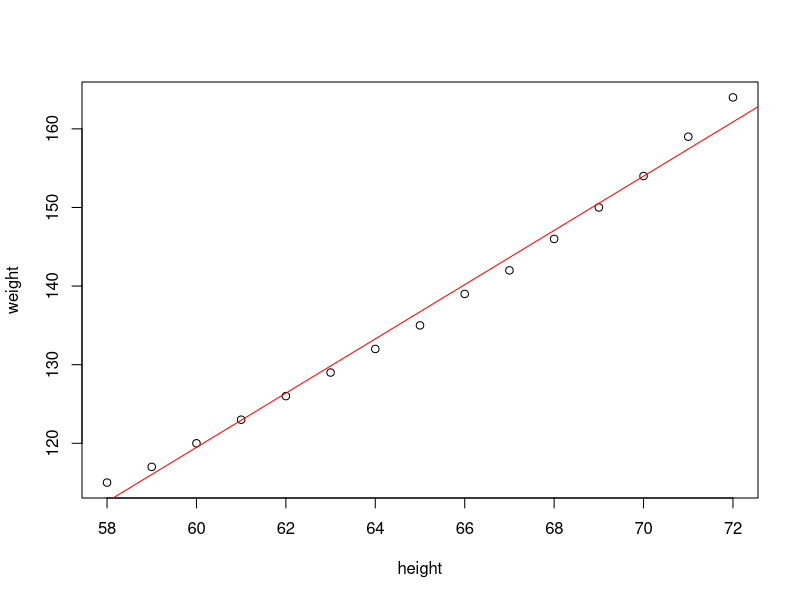
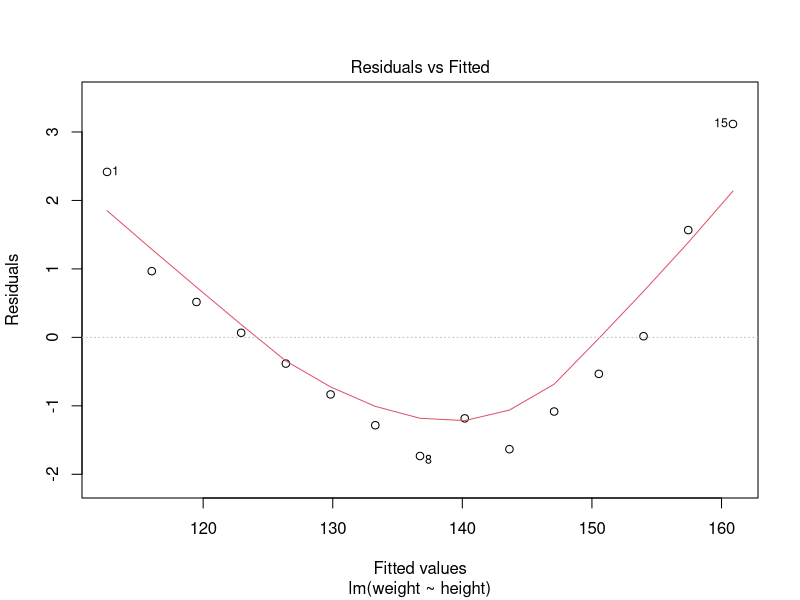
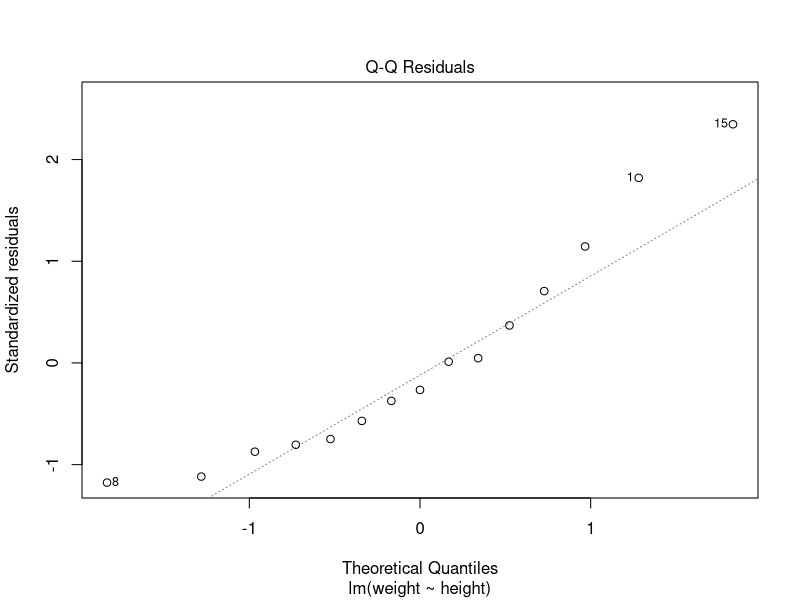
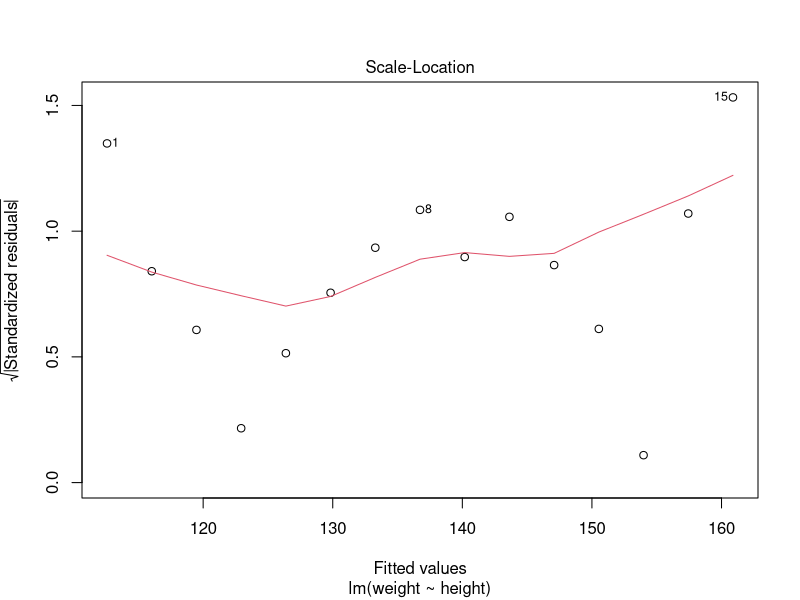
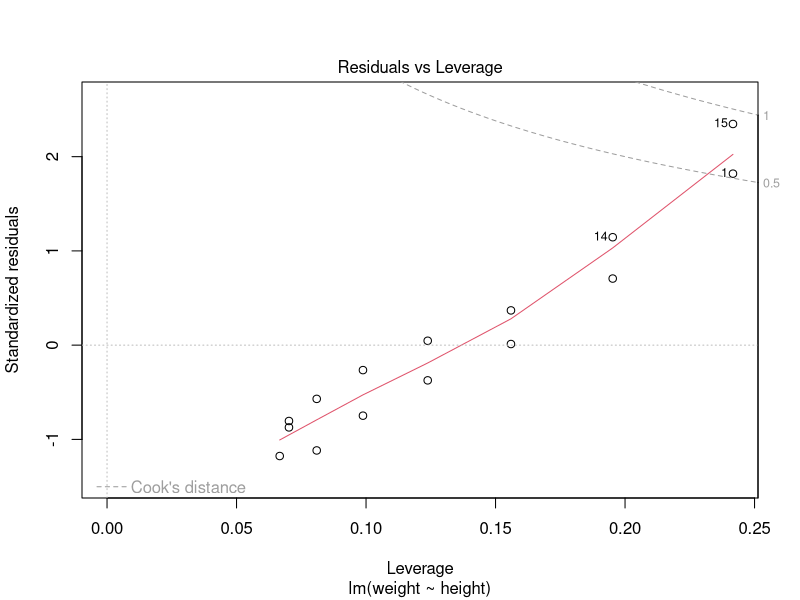
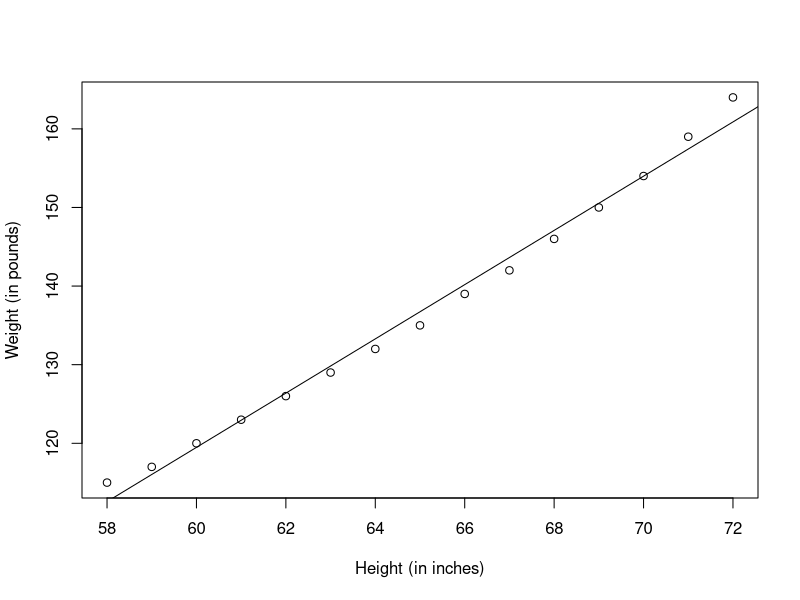
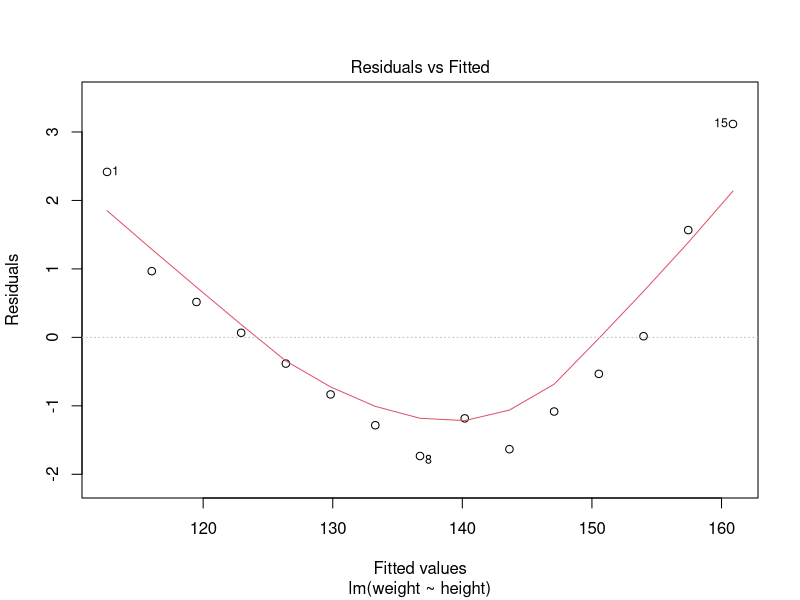
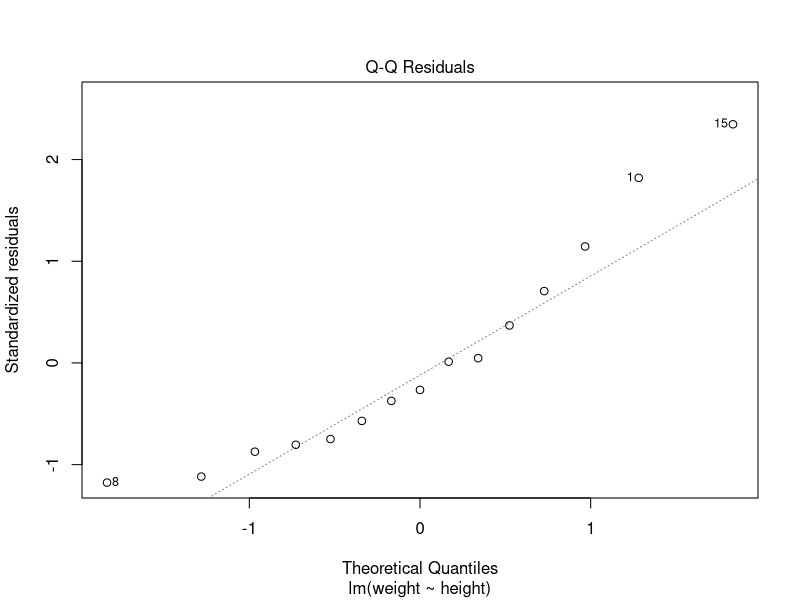

These figures' R source, in order: (Note: this script raises an error after producing the figures.)
# Modeling on women data set
data(women)
cor(women)
plot(women)  #par(mfrow=c(1,1))
abline(lm(weight ~ height, data=women),col='red' )
fit <- lm(weight ~ height, data=women)
plot(fit)
summary(fit)
women$weight

coefficients(fit)
fit$effects
cor(fitted(fit), women$weight)
fitted(fit)
residuals(fit)
plot(women$height,women$weight,xlab="Height (in inches)",
     ylab="Weight (in pounds)")
abline(fit)
# Weight = -87 + 3.455 x Height
#(mfrow=c(2,2))
plot(fit)
residualPlots(fit)

plot(y=residuals(fit),x= fitted(fit))

cbind(y=sqrt(scale(residuals(fit)^2)), x=fitted(fit))
residuals(fit)

x1 = residuals(fit)
y1=(x1 - min(x1)) / diff(range(x1))
plot(y=sqrt(y1), x=fitted(fit), ylim=c(0,1.5))

qqplot(residuals(fit))
scatter.smooth(y=sqrt(scale(residuals(fit))), x=fitted(fit))

loess.smooth(y=sqrt(scale(residuals(fit))), x=fitted(fit)) 
             
# Polynomial
fit2 <- lm(weight ~ height + I(height^2), data=women)
summary(fit2)
plot(women$height,women$weight,
     xlab="Height (in inches)",
     ylab="Weight (in lbs)")
lines(women$height,fitted(fit2))


#8.3.2 -----
fit2 = lm(weight ~ height + I (height ^ 2), data = women)
par(mfrow=c(2,2))
plot(fit2)

newfit = lm(weight ~ height + I (height ^ 2), data = women[-c(13,15),])
par(mfrow=c(2,2))
plot(newfit)


#Plot
par(mar=c(4,4,3,2))
library(car)
car::scatterplot(weight ~ height,
                 data=women,
                 spread=FALSE, lty.smooth=2,
                 pch=19,
                 main="Women Age 30-39",
                 xlab="Height (inches)",
                 ylab="Weight (lbs.)")

women$height
attach(women)
cbind(h=height, w= weight, W=round(fitted(fit),2), R=round(residuals(fit),2) )




#Eg1
data("women")
x = women$height
y = women$weight
mod1 <- lm(y ~ x)
plot(mod1)
plot(x, y, xlim=c(min(x)-5, max(x)+5), ylim=c(min(y)-10, max(y)+10))
abline(mod1, lwd=2)
res <- signif(residuals(mod1), 5)
pre <- predict(mod1) #
segments(x, y, x, pre, col="red")
library(calibrate)
textxy(x, y, res, cx=0.7)
# Difference Data Set; try the same thing
x <- c(173, 169, 176, 166, 161, 164, 160, 158, 180, 187)
y <- c(80, 68, 72, 75, 70, 65, 62, 60, 85, 92) # plot scatterplot and the regression line

influencePlot(lm(weight ~ height, data=women), id.method='identify',
              main='Influence PLot' , sub='Circle size is proportional to Cooks Distance' )

avPlots(lm(weight ~ height, data=women,
        ask=F, id.method='identify'))

avPlots(lm(mpg ~ hp + wt + cyl,
           data= mtcars),  ask=F, id.method='identify')


cutoff = 1/ nrow(women) -
  (length(lm(weight ~ height,
            data=women)$coefficients) - 2)
cutoff
plot(lm(weight ~ height,
        data=women), which=4, cook.levels=cut.off)
